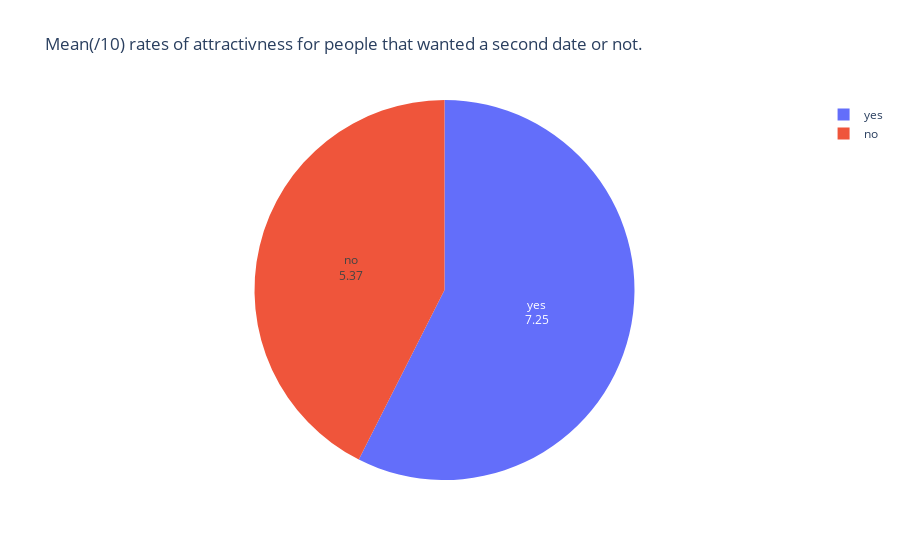

The cell this chart's notebook holds for it:
### Markdown cell above
**Women seems to have a more accurate estimation of the rating men gave to attractivness with time. Men are overestimating the importance of attractivness for women.**

### Code cell
# Ploting a pie chart of the mean rate of attractivness for people that wnated a second dates or not.

fig = px.pie(yes_to_match, values=round(yes_to_match['attr'], 2), names= yes_to_match.index, title="Mean(/10) rates of attractivness for people that wanted a second date or not.")
fig.update_traces(textposition='inside', textinfo='value+label')
fig.show()

### Figure 1 — Plotly figure (JSON) as saved in the notebook; plotly's stock layout.template omitted (floating-point values rounded to 4 significant figures)
{"data": [{"domain": {"x": [0, 1], "y": [0, 1]}, "hovertemplate": "dec=%{label}<br>value=%{value}<extra></extra>", "labels": ["no", "yes"], "legendgroup": "", "name": "", "showlegend": true, "textinfo": "value+label", "textposition": "inside", "type": "pie", "values": [5.37, 7.25]}], "layout": {"legend": {"tracegroupgap": 0}, "title": {"text": "Mean(/10) rates of attractivness for people that wanted a second date or not."}}}
